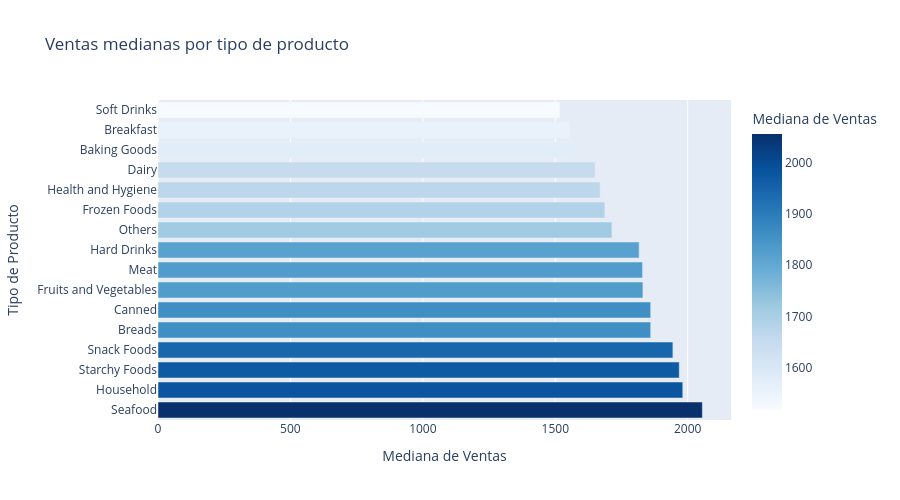

The notebook cell this image was saved under:
### Markdown cell above
### 3.5 Ventas por tipo de producto

### Code cell
item_sales = (train.groupby("Item_Type")["Item_Outlet_Sales"]
              .median().sort_values(ascending=False).reset_index())

fig = px.bar(item_sales, x="Item_Outlet_Sales", y="Item_Type", orientation="h",
             color="Item_Outlet_Sales", color_continuous_scale="Blues",
             title="Ventas medianas por tipo de producto",
             labels={"Item_Outlet_Sales": "Mediana de Ventas", "Item_Type": "Tipo de Producto"})
fig.update_layout(height=500, showlegend=False)
fig.show()

### Figure 1 — Plotly figure (JSON) as saved in the notebook; plotly's stock layout.template omitted (floating-point values rounded to 4 significant figures)
{"data": [{"hovertemplate": "Mediana de Ventas=%{marker.color}<br>Tipo de Producto=%{y}<extra></extra>", "legendgroup": "", "marker": {"color": [2055.0, 1981.0, 1968.0, 1944.0, 1860.0, 1860.0, 1831.0, 1830.0, 1817.0, 1714.0, 1687.0, 1669.0, 1651.0, 1578.0, 1555.0, 1518.0], "coloraxis": "coloraxis", "pattern": {"shape": ""}}, "name": "", "orientation": "h", "showlegend": false, "textposition": "auto", "type": "bar", "x": [2055.0, 1981.0, 1968.0, 1944.0, 1860.0, 1860.0, 1831.0, 1830.0, 1817.0, 1714.0, 1687.0, 1669.0, 1651.0, 1578.0, 1555.0, 1518.0], "xaxis": "x", "y": ["Seafood", "Household", "Starchy Foods", "Snack Foods", "Breads", "Canned", "Fruits and Vegetables", "Meat", "Hard Drinks", "Others", "Frozen Foods", "Health and Hygiene", "Dairy", "Baking Goods", "Breakfast", "Soft Drinks"], "yaxis": "y"}], "layout": {"barmode": "relative", "coloraxis": {"autocolorscale": false, "colorbar": {"title": {"text": "Mediana de Ventas"}}, "colorscale": [[0, "rgb(247,251,255)"], [0.125, "rgb(222,235,247)"], [0.25, "rgb(198,219,239)"], [0.375, "rgb(158,202,225)"], [0.5, "rgb(107,174,214)"], [0.625, "rgb(66,146,198)"], [0.75, "rgb(33,113,181)"], [0.875, "rgb(8,81,156)"], [1, "rgb(8,48,107)"]]}, "height": 500, "legend": {"tracegroupgap": 0}, "showlegend": false, "title": {"text": "Ventas medianas por tipo de producto"}, "xaxis": {"anchor": "y", "domain": [0, 1], "title": {"text": "Mediana de Ventas"}}, "yaxis": {"anchor": "x", "domain": [0, 1], "title": {"text": "Tipo de Producto"}}}}
